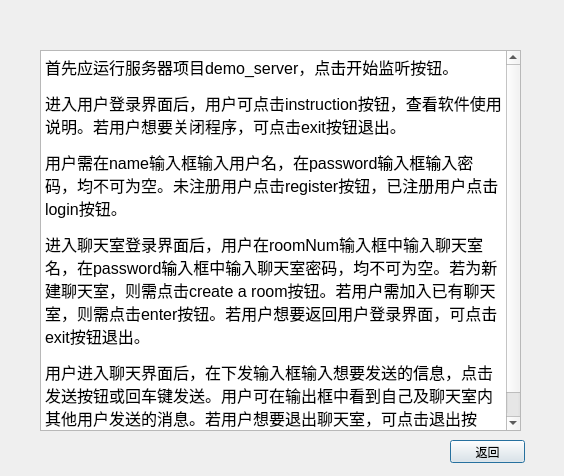
<?xml version="1.0" encoding="UTF-8"?>
<ui version="4.0">
 <class>instruction</class>
 <widget class="QDialog" name="instruction">
  <property name="geometry">
   <rect>
    <x>0</x>
    <y>0</y>
    <width>564</width>
    <height>476</height>
   </rect>
  </property>
  <property name="windowTitle">
   <string>Dialog</string>
  </property>
  <widget class="QTextEdit" name="textEdit">
   <property name="geometry">
    <rect>
     <x>40</x>
     <y>50</y>
     <width>481</width>
     <height>381</height>
    </rect>
   </property>
   <property name="html">
    <string>&lt;!DOCTYPE HTML PUBLIC &quot;-//W3C//DTD HTML 4.0//EN&quot; &quot;http://www.w3.org/TR/REC-html40/strict.dtd&quot;&gt;
&lt;html&gt;&lt;head&gt;&lt;meta name=&quot;qrichtext&quot; content=&quot;1&quot; /&gt;&lt;style type=&quot;text/css&quot;&gt;
p, li { white-space: pre-wrap; }
&lt;/style&gt;&lt;/head&gt;&lt;body style=&quot; font-family:'SimSun'; font-size:9pt; font-weight:400; font-style:normal;&quot;&gt;
&lt;p style=&quot; margin-top:12px; margin-bottom:12px; margin-left:0px; margin-right:0px; -qt-block-indent:0; text-indent:0px;&quot;&gt;&lt;span style=&quot; font-family:'宋体'; font-size:12pt;&quot;&gt;首先应运行服务器项目demo_server，点击开始监听按钮。&lt;/span&gt;&lt;/p&gt;
&lt;p style=&quot; margin-top:12px; margin-bottom:12px; margin-left:0px; margin-right:0px; -qt-block-indent:0; text-indent:0px;&quot;&gt;&lt;span style=&quot; font-family:'宋体'; font-size:12pt;&quot;&gt;进入用户登录界面后，用户可点击instruction按钮，查看软件使用说明。若用户想要关闭程序，可点击exit按钮退出。&lt;/span&gt;&lt;/p&gt;
&lt;p style=&quot; margin-top:12px; margin-bottom:12px; margin-left:0px; margin-right:0px; -qt-block-indent:0; text-indent:0px;&quot;&gt;&lt;span style=&quot; font-family:'宋体'; font-size:12pt;&quot;&gt;用户需在name输入框输入用户名，在&lt;/span&gt;&lt;span style=&quot; font-family:'Times New Roman'; font-size:12pt;&quot;&gt;password&lt;/span&gt;&lt;span style=&quot; font-family:'宋体'; font-size:12pt;&quot;&gt;输入框输入密码，均不可为空。未注册用户点击register按钮，已注册用户点击login按钮。&lt;/span&gt;&lt;/p&gt;
&lt;p style=&quot; margin-top:12px; margin-bottom:12px; margin-left:0px; margin-right:0px; -qt-block-indent:0; text-indent:0px;&quot;&gt;&lt;span style=&quot; font-family:'宋体'; font-size:12pt;&quot;&gt;进入聊天室登录界面后，用户在roomNum输入框中输入聊天室名，在&lt;/span&gt;&lt;span style=&quot; font-family:'Times New Roman'; font-size:12pt;&quot;&gt;password&lt;/span&gt;&lt;span style=&quot; font-family:'宋体'; font-size:12pt;&quot;&gt;输入框中输入聊天室密码，均不可为空。若为新建聊天室，则需点击create a room按钮。若用户需加入已有聊天室，则需点击enter按钮。若用户想要返回用户登录界面，可点击exit按钮退出。&lt;/span&gt;&lt;/p&gt;
&lt;p style=&quot; margin-top:12px; margin-bottom:12px; margin-left:0px; margin-right:0px; -qt-block-indent:0; text-indent:0px;&quot;&gt;&lt;span style=&quot; font-family:'宋体'; font-size:12pt;&quot;&gt;用户进入聊天界面后，在下发输入框输入想要发送的信息，点击发送按钮或回车键发送。用户可在输出框中看到自己及聊天室内其他用户发送的消息。若用户想要退出聊天室，可点击退出按钮，返回聊天室登录界面。&lt;/span&gt;&lt;/p&gt;&lt;/body&gt;&lt;/html&gt;</string>
   </property>
  </widget>
  <widget class="QPushButton" name="pushButton">
   <property name="geometry">
    <rect>
     <x>450</x>
     <y>440</y>
     <width>75</width>
     <height>23</height>
    </rect>
   </property>
   <property name="text">
    <string>返回</string>
   </property>
  </widget>
 </widget>
 <resources/>
 <connections/>
</ui>
